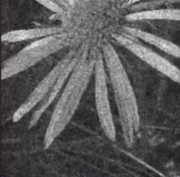
#> input picture images/flower_dust.png, 180 x 177 px
$ python blur_img.py
#> lines starting #> are read from the running program, lines starting #| are printed output that depends on the picture
import cv2 as cv

# [12 lines of commented-out code are left out]

img = cv.imread('../images/flower_dust.png')
#> img is the input picture: shape (177, 180, 3); mean B, G, R 92.8, 91.8, 92.5
median = cv.medianBlur(img,15)
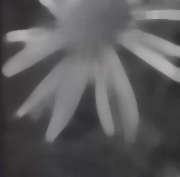
#> median: shape (177, 180, 3); mean B, G, R 91.8, 90.8, 91.6

cv.imshow('Original Image', img)
cv.imshow('Median Blurred Image', median)
cv.waitKey(0)
cv.destroyAllWindows()
